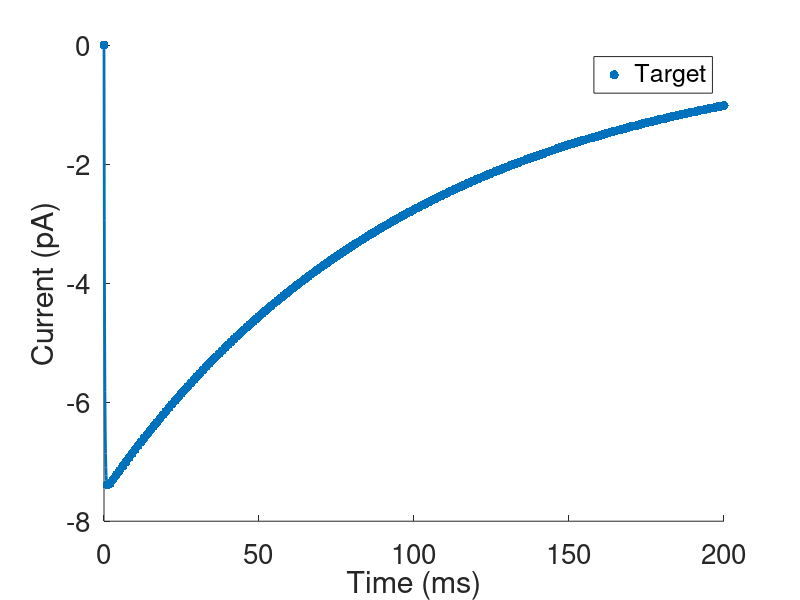

Recreate this plot in MATLAB. (Note: this script raises an error after producing the figure.)
close all; clear; clc;

% Purpose: Find out what types of synaptic currents (parametrrised by alpha
% and beta) are actually achievable given the parameters of opsin. 

% Define the range of rise and decay values
rise_values = [0.01, 0.05, 0.075, 0.1, 0.15, 0.2, 0.25, 0.3, 0.35, 0.4, 0.45, 0.5];
decay_values = [5.0, 4.0, 3.0, 2.0,1.0, 0.95, 0.9, 0.8, 0.75, 0.7, 0.65, 0.6, 0.55, 0.5, 0.45, 0.4, 0.35 ,0.3 ,2.5, 0.2, 0.15, 0.1];

% Initialize heatmap data and error matrices
heatmap_data = zeros(length(decay_values), length(rise_values));

addpath(genpath('OptimTraj'));

%Define the folder to save the figures
save_folder = 'figures_new';

%Check if the folder exists, if not create it
if ~exist(save_folder, 'dir')
    mkdir(save_folder);
end

% Loop over rise and decay values
for i = 1:length(decay_values)
    for j = 1:length(rise_values)
        % Set rise and decay values
        rise = rise_values(j);
        decay = decay_values(i);
        
        % Skip if rise or decay is zero to avoid division by zero
        if rise == 0 || decay == 0
            heatmap_data(i, j) = NaN;
            continue;
        end

        %~~~~~~~~~~~~~~~~~~~~~~~~~~~~~~~~~~~~~~~~~~~~~~~~~~~~~~~~~~~~~~~~~~~~~~~~~%
        
        % Finding light input to generate synaptic dynamics according to four state model

        % Set target
        amp = -750;
        duration = 200;

        syn_signal = @(t) amp/(1/rise-1/decay)*(exp(-rise*t)-exp(-decay*t));

        % Plot target signal
        dt = 0.1;
        t = (0:dt:duration)';
        fig = figure();
        ax = axes(fig);
        hold(ax, 'on');
        p = plot(t, syn_signal(t), 'Linewidth', 2.0, 'HandleVisibility', 'off');
        color = get(p, 'Color');
        plot(t(1:10:end), syn_signal(t(1:10:end)), 'Linestyle', 'none', ...
          'Marker', '.', 'Markersize', 20, 'Color', color, ...
          'DisplayName', 'Target');
        xlabel(ax, 'Time (ms)');
        ylabel(ax, 'Current (pA)');
        set(ax, 'Fontsize', 20);
        legend(ax);
        drawnow;

        %~~~~~~~~~~~~~~~~~~~~~~~~~~~~~~~~~~~~~~~~~~~~~~~~~~~~~~~~~~~~~~~~~~~~~~~~~%
        %                     Set up function handles                             %
        %~~~~~~~~~~~~~~~~~~~~~~~~~~~~~~~~~~~~~~~~~~~~~~~~~~~~~~~~~~~~~~~~~~~~~~~~~%
        
        [modelpars, varpars, sysPars,fun] = setDefaultParameters_opsinmodel_ODE();

        % Hard coded parameters
        G = 6.4096082676895785; % ChR2 conductance
        gamma = 0.05; % fraction of current due to O2 state
        V = -80; % holding potential
        E = 0.0; % ChR2 reversal potential

        I_opsin = @(x) (G * (x(1,:) + gamma*x(3,:)).*(V - E));

        problem.func.dynamics = @(t,x,u) opsinmodel_ODE_ctrl(t, x, varpars, u);
        problem.func.pathObj = @(t,x,u) (I_opsin(x)-syn_signal(t)).^2; % minimise distance between target and actual

        %~~~~~~~~~~~~~~~~~~~~~~~~~~~~~~~~~~~~~~~~~~~~~~~~~~~~~~~~~~~~~~~~~~~~~~~~~%
        %                     Find initial condition                              %
        %~~~~~~~~~~~~~~~~~~~~~~~~~~~~~~~~~~~~~~~~~~~~~~~~~~~~~~~~~~~~~~~~~~~~~~~~~%
        
        init_cond = [0.0; 0.8; 0.1];
        x0 = fsolve(@(x) problem.func.dynamics(0,x,0), init_cond);

        %~~~~~~~~~~~~~~~~~~~~~~~~~~~~~~~~~~~~~~~~~~~~~~~~~~~~~~~~~~~~~~~~~~~~~~~~~%
        %                     Set up problem bounds                               %
        %~~~~~~~~~~~~~~~~~~~~~~~~~~~~~~~~~~~~~~~~~~~~~~~~~~~~~~~~~~~~~~~~~~~~~~~~~%
        problem.bounds.initialTime.low = 0;
        problem.bounds.initialTime.upp = 0;
        problem.bounds.finalTime.low = duration;
        problem.bounds.finalTime.upp = duration;

        problem.bounds.initialState.low = x0;
        problem.bounds.initialState.upp = x0;
        problem.bounds.finalState.low = zeros(3,1);
        problem.bounds.finalState.upp = ones(3,1);

        problem.bounds.state.low = zeros(3,1);
        problem.bounds.state.upp = ones(3,1);

        problem.bounds.control.low = 0.0;
        problem.bounds.control.upp = 1.0;

        %~~~~~~~~~~~~~~~~~~~~~~~~~~~~~~~~~~~~~~~~~~~~~~~~~~~~~~~~~~~~~~~~~~~~~~~~~%
        %                    Initial guess at trajectory                          %
        %~~~~~~~~~~~~~~~~~~~~~~~~~~~~~~~~~~~~~~~~~~~~~~~~~~~~~~~~~~~~~~~~~~~~~~~~~%
        problem.guess.time = [0,duration];
        problem.guess.state = repmat(x0, 1, 2);
        problem.guess.control = [0.1,0];  % Avoid zero control input

        %~~~~~~~~~~~~~~~~~~~~~~~~~~~~~~~~~~~~~~~~~~~~~~~~~~~~~~~~~~~~~~~~~~~~~~~~~%
        %                         Solver options                                  %
        %~~~~~~~~~~~~~~~~~~~~~~~~~~~~~~~~~~~~~~~~~~~~~~~~~~~~~~~~~~~~~~~~~~~~~~~~~%
        problem.options.method = 'hermiteSimpson';
        problem.options.nlpOpt = optimset(...
            'Display','off',...
            'MaxFunEvals',1e5); %uses IPOPT for iterations and hermite Simpson method for non-linear programming (NLP) 
        %~~~~~~~~~~~~~~~~~~~~~~~~~~~~~~~~~~~~~~~~~~~~~~~~~~~~~~~~~~~~~~~~~~~~~~~~~%
        %                            Solve!                                       %
        %~~~~~~~~~~~~~~~~~~~~~~~~~~~~~~~~~~~~~~~~~~~~~~~~~~~~~~~~~~~~~~~~~~~~~~~~~%

        try
            soln = optimTraj(problem);
        catch ME
            warning(['Optimization failed for rise = ', num2str(rise), ' and decay = ', num2str(decay)]);
            heatmap_data(i, j) = NaN;
            continue;
        end

        %~~~~~~~~~~~~~~~~~~~~~~~~~~~~~~~~~~~~~~~~~~~~~~~~~~~~~~~~~~~~~~~~~~~~~~~~~%
        %                        Display Solution                                 %
        %~~~~~~~~~~~~~~~~~~~~~~~~~~~~~~~~~~~~~~~~~~~~~~~~~~~~~~~~~~~~~~~~~~~~~~~~~%

        %% Unpack the simulation
        t_sol = linspace(soln.grid.time(1), soln.grid.time(end), 150);
        z = soln.interp.state(t_sol);
        u = soln.interp.control(t_sol);

        plot(t_sol, I_opsin(z), 'Linewidth', 2.0, ...
          'DisplayName', 'Actual');
        yyaxis(ax, 'right');
        plot(ax, t_sol, 10*u, 'Linewidth', 2.0, 'HandleVisibility', 'off');
        ylabel(ax, '470 nm LED voltage (V)');

        %% Check solution
        [t,y] = ode45(@opsinmodel_ODE, [0,duration], x0, [], varpars, @(s) interp1(t_sol,u,s)) ;
        I = I_opsin(y');

        %~~~~~~~~~~~~~~~~~~~~~~~~~~~~~~~~~~~~~~~~~~~~~~~~~~~~~~~~~~~~~~~~~~~~~~~~~%
        %                     Define some solution measures                       %
        %~~~~~~~~~~~~~~~~~~~~~~~~~~~~~~~~~~~~~~~~~~~~~~~~~~~~~~~~~~~~~~~~~~~~~~~~~%

        %% Peak current
        t_peak_target = log(decay/rise)/(decay - rise);
        peak_target_I = syn_signal(t_peak_target);
        t_init = linspace(0.0, 10.0, 10000);
        z_init = soln.interp.state(t_init);

        I_init = I_opsin(z_init);
        [peak_actual_I,ind] = min(I_init);

        peak_diff = peak_actual_I - peak_target_I;
        peak_percent_error = -100 * peak_diff / peak_target_I;
        
        % Peak latency
        t_peak_actual = t_init(ind);
        latency_diff = t_peak_actual - t_peak_target;
        latency_percent_error = 100 * latency_diff / t_peak_target;

        fprintf('Peak difference = %0.2f pA \n', peak_diff);
        fprintf('Peak percentage error = %0.2f%% \n', peak_percent_error);
        fprintf('Latency to peak difference = %0.2f ms \n', latency_diff);
        fprintf('Latency to peak percentage error = %0.2f%% \n', latency_percent_error);

        % Store the difference between actual and target peak
        heatmap_data(i, j) = peak_percent_error;

        % Save the figure
        fig_filename = fullfile(save_folder, sprintf('figure_%d_%d.png', i, j));
        fprintf('Saving figure: %s\n', fig_filename); % Print out the filename
        saveas(fig, fig_filename);
        close(fig); % Close the figure after saving
        
    end
end

% Plot heatmap for peak percentage error
figure;

        %~~~~~~~~~~~~~~~~~~~~~~~~~~~~~~~~~~~~~~~~~~~~~~~~~~~~~~~~~~~~~~~~~~~~~~~~~%
        %                     Define the colormap                          %
        %~~~~~~~~~~~~~~~~~~~~~~~~~~~~~~~~~~~~~~~~~~~~~~~~~~~~~~~~~~~~~~~~~~~~~~~~~%

white_color = [1, 1, 1]; % White for NaNs

% Create heatmap
h = heatmap(rise_values, decay_values, heatmap_data, 'Colormap', parula, 'MissingDataColor', white_color);

% Set color bar limits
h.ColorLimits = [0, 800];
h.MissingDataLabel = 'NaN';
h.GridVisible = 'off';

xlabel('Rise');
ylabel('Decay');
title('Peak Percentage Error Heatmap');
